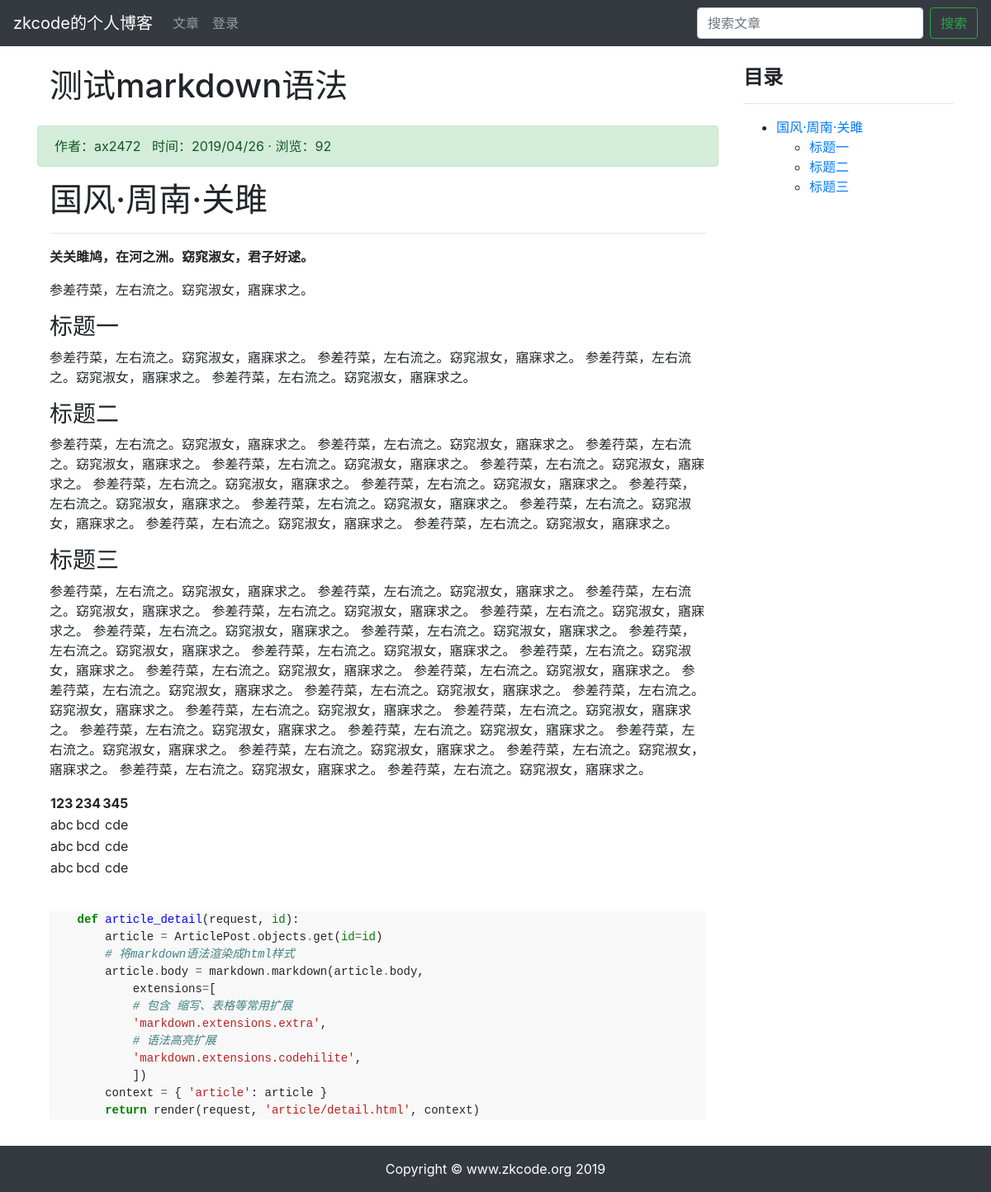
Page /article/article-detail/14/ on the committed database.
### article/models.py (models this page shows, shortened)
class ArticlePost(models.Model):
    author = models.ForeignKey(User, on_delete=models.CASCADE)
    title = models.CharField(max_length=100)
    body = MDTextField()
    created = models.DateTimeField(default=timezone.now)
    updated = models.DateTimeField(auto_now=True)
    total_views = models.PositiveIntegerField(default=0)
    column = models.ForeignKey(ArticleColumn, null=True, blank=True, on_delete=models.CASCADE, related_name='article')
    tags = TaggableManager(blank=True)
    avatar = models.ImageField(upload_to='article/%Y%m%d', blank=True)
    def save(self, *args, **kwargs):
        article = super(ArticlePost, self).save(*args, **kwargs)
        return article
    class Meta:
        ordering = ('-created',)

### article/views.py (the view)
# urls.py: path('article-detail/<int:id>/', views.article_detail, name='article-detail'),
def article_detail(request, id):
    article = ArticlePost.objects.get(id=id)
    md = markdown.Markdown(extensions=[
        'markdown.extensions.extra',
        'markdown.extensions.codehilite',
        'markdown.extensions.toc',
    ], safe_mode=True, enable_attributes=False)
    article.body = md.convert(article.body)
    context = {'article': article, 'toc': md.toc }
    article.total_views += 1
    article.save(update_fields=['total_views'])
    return render(request, 'article/detail.html', context)

### templates/article/detail.html (shortened to what this page needs)
{% extends "base.html" %}
{% load staticfiles %}
{% block content %}
<div class="container">
    <div class="row">
        <div class="col-9">
            <h1 class="col-12 mt-4 mb-4">{{ article.title }}</h1>
            <div class="col-12 alert alert-success">
                作者：{{ article.author }} &nbsp;&nbsp;时间：{{ article.created|date:'Y/m/d' }}
                · 浏览：{{ article.total_views }}
            </div>
            <div class="col-12">
                <p>{{ article.body|safe }}</p>
            </div>
        </div>
        <div class="col-3 mt-4">
            <h4><strong>目录</strong></h4>
            <hr>
            <div>
                {{ toc|safe }}
            </div>
        </div>
    </div>
</div>
{% endblock content %}

### static/md_css/monokai.css (style rules this page uses)
.codehilite { background: #f8f8f8; }
.codehilite .k { color: #008000; font-weight: bold }
.codehilite .o { color: #666666 }
.codehilite .c1 { color: #408080; font-style: italic }
.codehilite .nb { color: #008000 }
.codehilite .nf { color: #0000FF }
.codehilite .w { color: #bbbbbb }
.codehilite .s1 { color: #BA2121 }

### rows in the picture
ArticlePost: title "测试markdown语法", author "ax2472", created "2019/04/26", total_views "92", body "国风·周南·关雎 关关雎鸠，在河之洲。窈窕淑女，君子好逑。 参差荇菜，左右流之。窈窕淑女，寤寐求之。 标题一 参差荇菜，左右流之。窈窕淑女，寤寐求之。 参差荇菜，左右流之。窈窕淑女，寤寐求之。 参差荇菜，左右流之。窈窕淑女，寤寐求之。 参差荇菜，左右流之。窈窕淑女，寤寐求之。 标题二 参差荇菜，左右流之。窈窕淑女，寤寐求之。 参差荇菜，左右流之。窈窕淑女，寤寐求之。 参差荇菜，左右流之。窈窕淑女，寤寐求之。 参差荇菜，左右流之。窈窕淑女，寤寐求之。 参差荇菜，左右流之。窈窕淑女，寤寐求之。 参差荇菜，左右流之。窈窕淑女，寤寐求之。 参差荇菜，左右流之。窈窕淑女，寤寐求之。 参差荇菜，左右流之。窈窕淑女，寤寐求之。 参差荇菜，左右流之。窈窕淑女，寤寐求之。 参差荇菜，左右流之。窈窕淑女，寤寐求之。 参差荇菜，左右流之。窈窕淑女，寤寐求之。 参差荇菜，左右流之。窈窕淑女，寤寐求之。 标题三 参差荇菜，左右流之。窈窕淑女，寤寐求之。 参差荇菜，左右流之。窈窕淑女，寤寐求之。 参差荇菜，左右流之。窈窕淑女，寤寐求之。 参差荇菜，左右流之。窈窕淑女，寤寐求之。 参差荇菜，左右流之。窈窕淑女，寤寐求之。 参差荇菜，左右流之。窈窕淑女，寤寐求之。 参差荇菜，左右流之。窈窕淑女，寤寐求之。 参差荇菜，左右流之。窈窕淑女，寤寐求之。 参差荇菜，左右流之。窈窕淑女，寤寐求之。 参差荇菜，左右流之。窈窕淑女，寤寐求之。 参差荇菜，左右流之。窈窕淑女，寤寐求之。 参差荇菜，左右流之。窈窕淑女，寤寐求之。 参差荇菜，左右流之。窈窕淑女，寤寐求之。 参差荇菜，左右流之。窈窕淑女，寤寐求之。…"

### other values in the picture
{{ toc|safe }} "国风·周南·关雎 标题一 标题二 标题三"
